Frame 1 (no input): blank canvas, image omitted
Frame 60 (the mouse pressed at the canvas centre just before this capture): blank canvas, image omitted
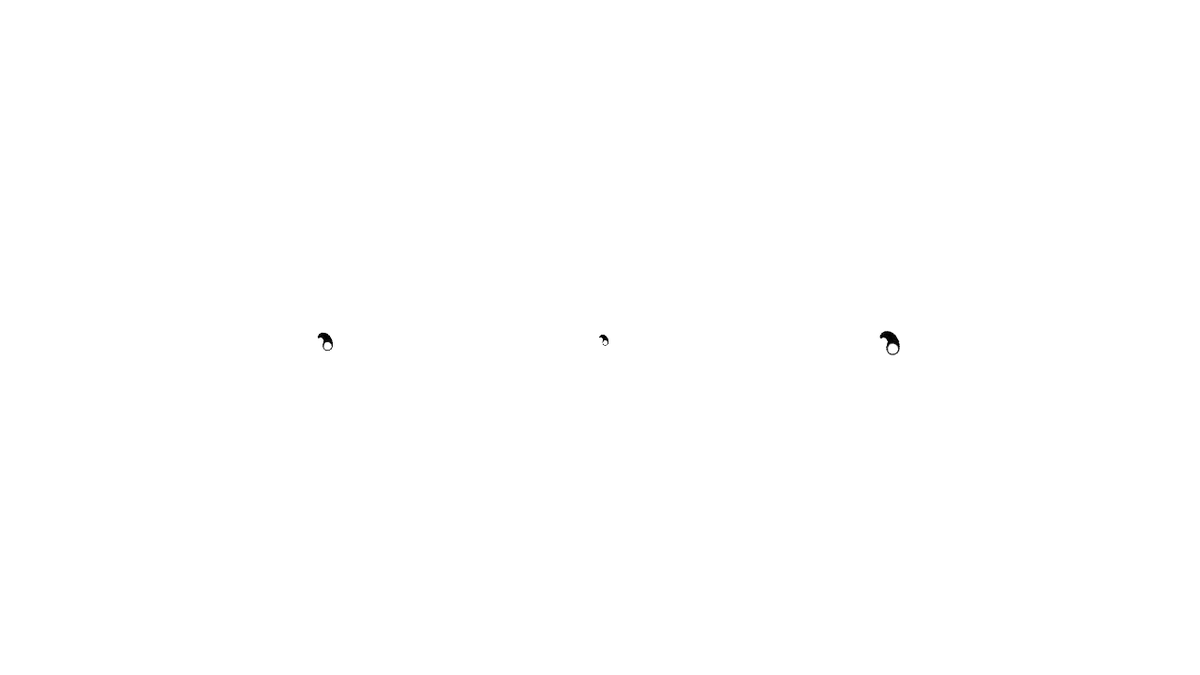
Frame 120 (the mouse held since frame 60 and released just before this capture)

The Processing sketch whose frames 1 and 60 were blank and that drew this single picture after the mouse press (run headless with seeded random() and noise(); from frame 60 on, the mouse is pressed at the canvas centre):

// Processing sketch: mobpro3
// ── mobpro3.pde
PGraphics pg;
int[] sizeX;

void setup() {
    size(1280, 720);
    background(255);
    pg = createGraphics(width, width);
    imageMode(CENTER);

    sizeX = new int[3];
    for (int i = 0; i < 3; i++) {
        sizeX[i] = int(random(width/4, width));
    }
}

float eSize = 1;
float pos = 0;

void draw() {
    pg.beginDraw();
    pg.translate(pg.width / 2, pg.height / 2);
    pg.rotate(radians(frameCount));
    //pg.fill(random(0, 255), random(0, 255), random(0, 255), 20);
    //pg.fill(0);
    //pg.noStroke();
    pg.ellipse(pos, pos, eSize, eSize);
    pg.endDraw();

    background(255, 70);

    for (int i = -1; i <= 1; i++) {
        push();
        translate(width / 2 + i*300, height / 2);
        rotate(radians(-frameCount));
        image(pg, 0, 0, sizeX[i+1], sizeX[i+1]);
        pop();
    }

    eSize += 0.1;
    pos += 0.1 + frameCount/10000.0;
}

void keyPressed() {
    if(key == 's') save("frame/baseSpiral.png");
}
